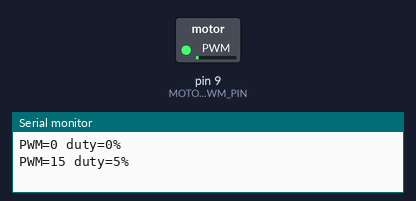
Bench run of a sketch on a simulated Arduino Mega 2560, built with avr-gcc and run on an emulated ATmega2560. Shown: switched loads named in the sketch (green lamp = pin HIGH), the last lines printed to the serial monitor.

Above: at 4.1 s.
At 13.7 s:
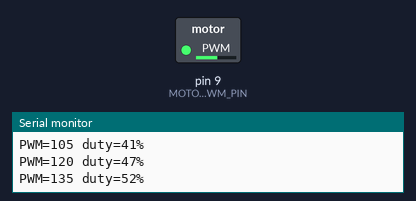
At 23.3 s:
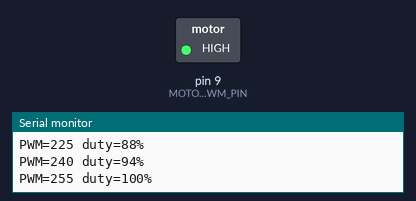
At 38.9 s:
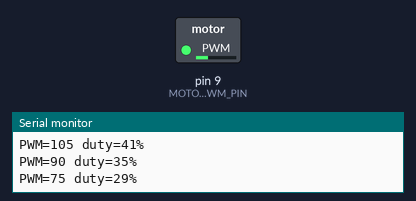
Timing chart, 0 to 40.0 s (numbered marks = the images above):
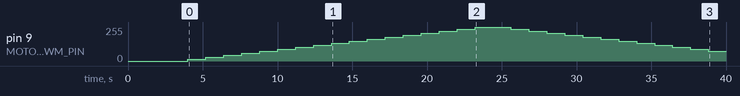

Measured:
- by itself, pin 9 (MOTOR_PWM_PIN): rises from 0/255 to 255/255 in 19.2 s, then falls to 75/255 in 15.6 s

The sketch:

tip120_dc_motor_test.ino
```cpp
#include "MotorPwmTest.h"

void setup() {
  setupMotorPwmTest();
}

void loop() {
  runMotorPwmTest();
}
```

MotorPwmTest.cpp
```cpp
/*
  130 DC motor PWM test using TIP120 low-side switch

  Board: Arduino Mega
  PWM signal: Arduino pin 9 -> base resistor -> TIP120 base
  Suggested base resistor: 1k
  Optional base pulldown: 10k from TIP120 base to ground

  Power wiring:
  - Battery +6V -> motor +
  - Motor - -> TIP120 collector
  - TIP120 emitter -> battery ground
  - Arduino GND -> battery ground

  Protection/noise parts:
  - 1N4006 flyback diode across the motor.
    Stripe/cathode goes to motor + / battery +6V.
    Unstriped/anode goes to motor - / TIP120 collector.
  - Optional 100 nF ceramic capacitor directly across motor terminals.

  Notes:
  - Do not power the motor from the Arduino 5V pin.
  - This circuit controls speed in one direction only.
  - The TIP120 drops noticeable voltage, so the motor will see less than the
    battery voltage when running.
*/

#include "MotorPwmTest.h"

#include <Arduino.h>

const byte MOTOR_PWM_PIN = 9;

const unsigned long STARTUP_DELAY_MS = 2000;
const unsigned long STEP_HOLD_MS = 1200;
const unsigned long STOP_HOLD_MS = 2000;

const int PWM_MIN = 0;
const int PWM_MAX = 255;
const int PWM_STEP = 15;

void setMotorPwm(int pwm) {
  pwm = constrain(pwm, PWM_MIN, PWM_MAX);

  Serial.print("PWM=");
  Serial.print(pwm);
  Serial.print(" duty=");
  Serial.print((pwm * 100L) / PWM_MAX);
  Serial.println("%");

  analogWrite(MOTOR_PWM_PIN, pwm);
}

void holdMotorPwm(int pwm, unsigned long durationMs) {
  setMotorPwm(pwm);
  delay(durationMs);
}

void setupMotorPwmTest() {
  Serial.begin(115200);
  while (!Serial) {
    ; // Wait for Serial Monitor on boards that need it.
  }

  pinMode(MOTOR_PWM_PIN, OUTPUT);
  analogWrite(MOTOR_PWM_PIN, 0);

  Serial.println("TIP120 130 DC motor PWM test");
  Serial.println("Motor will ramp from stopped to full speed and back down.");
  Serial.println("Watch for the lowest PWM value where the motor starts reliably.");

  delay(STARTUP_DELAY_MS);
}

void runMotorPwmTest() {
  holdMotorPwm(0, STOP_HOLD_MS);

  for (int pwm = PWM_STEP; pwm <= PWM_MAX; pwm += PWM_STEP) {
    holdMotorPwm(pwm, STEP_HOLD_MS);
  }

  holdMotorPwm(PWM_MAX, STEP_HOLD_MS);

  for (int pwm = PWM_MAX - PWM_STEP; pwm >= PWM_STEP; pwm -= PWM_STEP) {
    holdMotorPwm(pwm, STEP_HOLD_MS);
  }

  holdMotorPwm(0, STOP_HOLD_MS);
}
```

MotorPwmTest.h
```cpp
#ifndef MOTOR_PWM_TEST_H
#define MOTOR_PWM_TEST_H

void setupMotorPwmTest();
void runMotorPwmTest();

#endif
```
